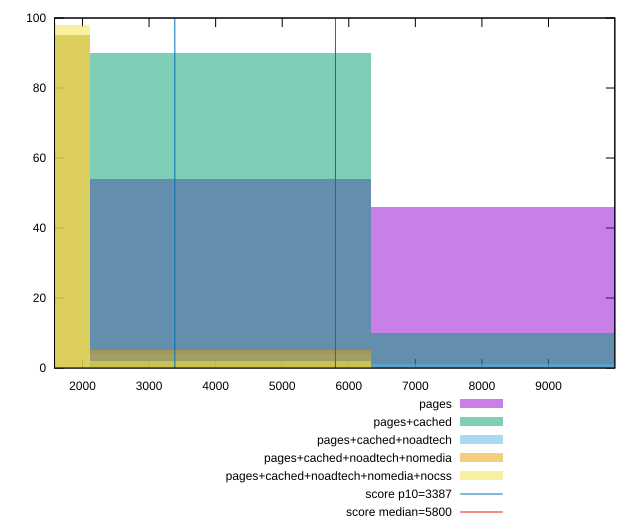

Write gnuplot code to recreate this figure.
reset

$pages <<EOF
8442.184438958267 46
4221.092219479134 54
EOF

$pagesCached <<EOF
8442.184438958267 10
4221.092219479134 90
EOF

$pagesCachedNoadtech <<EOF
8442.184438958267 1
0 95
4221.092219479134 4
EOF

$pagesCachedNoadtechNomedia <<EOF
4221.092219479134 5
0 95
EOF

$pagesCachedNoadtechNomediaNocss <<EOF
4221.092219479134 2
0 98
EOF

set key outside below
set boxwidth 4221.092219479134
set xrange [1580.0095:9996.44489854556]
set yrange [0:100]
set trange [0:100]
set style fill transparent solid 0.5 noborder

set parametric
set terminal svg size 640, 530 enhanced background rgb 'white'
set output "report_00019_2021-02-10T18-14-37.922Z//speed-index/comparison/histogram/all_raw.svg"

plot $pages title "pages" with boxes, \
     $pagesCached title "pages+cached" with boxes, \
     $pagesCachedNoadtech title "pages+cached+noadtech" with boxes, \
     $pagesCachedNoadtechNomedia title "pages+cached+noadtech+nomedia" with boxes, \
     $pagesCachedNoadtechNomediaNocss title "pages+cached+noadtech+nomedia+nocss" with boxes, \
     3387,t title "score p10=3387", \
     5800,t title "score median=5800"

reset
